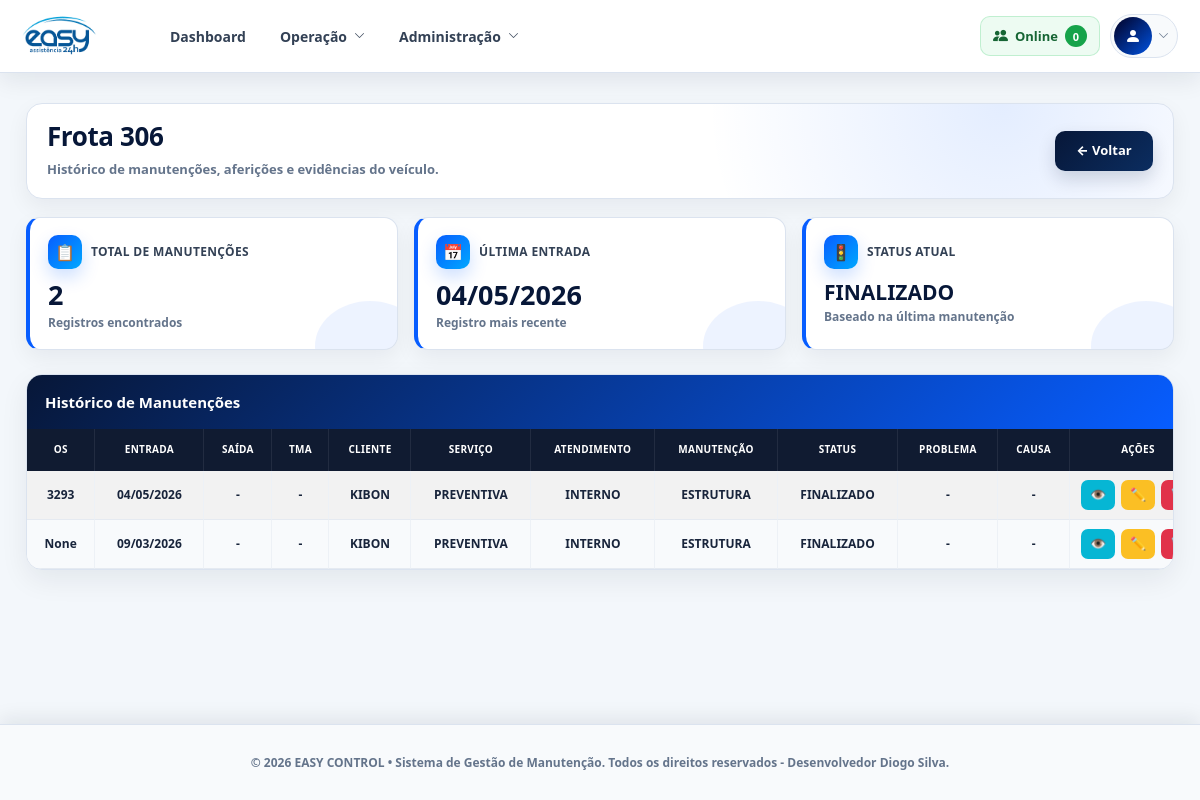
Page /frotas/306 (signed in) on the committed database.
### models/manutencao.py (models this page shows)
class Manutencao(db.Model):
    __tablename__ = "manutencoes"
    id = db.Column(db.Integer, primary_key=True, autoincrement=True)
    data = db.Column(db.Date)
    data_saida = db.Column(db.Date)
    dtm = db.Column(db.Integer)
    numero_frota = db.Column(db.String)
    placa = db.Column(db.String(20))
    os = db.Column(db.String(50))
    bau = db.Column(db.String)
    tipo_veiculo = db.Column(db.String)
    tipo_servico = db.Column(db.String)
    tipo_atendimento = db.Column(db.String)
    tipo_manutencao = db.Column(db.String)
    status = db.Column(db.String)
    problema = db.Column(db.String)
    causa = db.Column(db.String)
    observacao = db.Column(db.String)
    cliente = db.Column(db.String)
    km_entrada = db.Column(db.String(50))
    km_imagem = db.Column(db.Text)
    imagens = db.Column(db.Text)
    video_url = db.Column(db.Text)
    video_public_id = db.Column(db.String(300))

### routes/frotas.py (the view)
@frotas_bp.route("/<veiculo>")
def detalhe_frota(veiculo):
    if not session.get("user_id"):
        return redirect("/login")
    veiculo = formatar_placa(veiculo)
    registros = aplicar_filtro_cliente(Manutencao.query).all()
    registros_filtrados = []
    tipo_identificador = "FROTA"
    for r in registros:
        ident = identificador_veiculo(r)
        if not ident:
            continue
        if ident["codigo"] == veiculo:
            registros_filtrados.append(r)
            tipo_identificador = ident["tipo"]
    registros = sorted(
        registros_filtrados,
        key=lambda x: parse_data_segura(x.data),
        reverse=True
    )
    for r in registros:
        ident = identificador_veiculo(r)
        identificador_afericao = ident["codigo"] if ident else None
        afericao_placa = buscar_afericao(identificador_afericao, r.os, "PLACA")
        afericao_ambiente = buscar_afericao(identificador_afericao, r.os, "AMBIENTE")
        r.placa_afericao = afericao_placa.afericao if afericao_placa else None
        r.placa_data_afericao = (
            afericao_placa.data_afericao.strftime("%d/%m/%Y")
            if afericao_placa and afericao_placa.data_afericao else None
        )
        r.placa_status = afericao_placa.status if afericao_placa else None
        r.placa_imagens = carregar_lista_imagens(afericao_placa.imagens) if afericao_placa else []
        r.ambiente_afericao = afericao_ambiente.afericao if afericao_ambiente else None
        r.ambiente_data_afericao = (
            afericao_ambiente.data_afericao.strftime("%d/%m/%Y")
            if afericao_ambiente and afericao_ambiente.data_afericao else None
        )
        r.ambiente_status = afericao_ambiente.status if afericao_ambiente else None
        r.ambiente_imagens = carregar_lista_imagens(afericao_ambiente.imagens) if afericao_ambiente else []
        r.imagens_lista = carregar_lista_imagens(r.imagens)
    return render_template(
        "frotas_detalhe.html",
        frota=veiculo,
        tipo_identificador=tipo_identificador,
        registros=registros
    )

### routes/frotas.py (called while the page is built, shortened)
def usuario_eh_admin_ou_gestao():
    return session.get("user_role") in ["admin", "gestao", "gestor"]

def normalizar_texto(valor):
    if valor is None:
        return None
    valor = str(valor).strip()
    if not valor:
        return None
    return " ".join(valor.split()).upper()

def aplicar_filtro_cliente(query):
    if usuario_eh_admin_ou_gestao():
        return query

def formatar_frota(valor):
    try:
        return str(int(float(valor)))
    except Exception:
        return None

def formatar_placa(valor):
    valor = normalizar_texto(valor)
    if not valor:
        return None
    return valor.replace("-", "").replace(" ", "")

def identificador_veiculo(registro):
    frota = formatar_frota(getattr(registro, "numero_frota", None))
    if frota:
        return {
            "codigo": frota,
            "tipo": "FROTA",
            "label": f"Frota {frota}",
            "classe": "frota-normal",
        }
    placa = formatar_placa(getattr(registro, "placa", None))
    if placa:
        return {
            "codigo": placa,
            "tipo": "PLACA",
            "label": f"Placa {placa}",
            "classe": "frota-placa",
        }
    return None

def carregar_lista_imagens(valor):
    try:
        lista = json.loads(valor) if valor else []
        return lista if isinstance(lista, list) else []
    except Exception:
        return []

def buscar_afericao(identificador, os, tipo_termometro):
    if not identificador or not os:
        return None
    return AfericaoTermometro.query.filter_by(
        numero_frota=str(identificador).strip(),
        os=str(os).strip(),
        tipo_termometro=tipo_termometro
    ).first()

def parse_data_segura(data):
    if not data:
        return datetime.min
    if isinstance(data, datetime):
        return data
    try:
        return datetime.strptime(str(data), "%Y-%m-%d")
    except Exception:
        return datetime.min

### templates/frotas_detalhe.html (shortened to what this page needs)
{% extends "base.html" %}
{% block content %}
<div class="frota-detalhe-page">
<div class="frota-detalhe-header">
  <div>
    <h3 class="mb-1">{% if tipo_identificador == "PLACA" %}Placa{% else %}Frota{% endif %} {{ frota }}</h3>
    <small class="text-muted">
      Histórico de manutenções, aferições e evidências do veículo.
    </small>
  </div>
  <a href="/frotas/" class="frota-detalhe-voltar">
    ← Voltar
  </a>
</div>
<div class="row g-3 mb-4 frota-detalhe-kpis">
  <div class="col-md-4">
    <div class="frota-resumo-card">
      <div class="frota-resumo-top">
        <span class="frota-resumo-icon">📋</span>
        <span>Total de Manutenções</span>
      </div>
      <div class="frota-resumo-value">{{ registros|length }}</div>
      <div class="frota-resumo-desc">Registros encontrados</div>
    </div>
  </div>
  <div class="col-md-4">
    <div class="frota-resumo-card">
      <div class="frota-resumo-top">
        <span class="frota-resumo-icon">📅</span>
        <span>Última Entrada</span>
      </div>
      <div class="frota-resumo-value">
        {% if registros %}
          {{ registros[0].data.strftime('%d/%m/%Y') if registros[0].data else '-' }}
        {% else %}
          -
        {% endif %}
      </div>
      <div class="frota-resumo-desc">Registro mais recente</div>
    </div>
  </div>
  <div class="col-md-4">
    <div class="frota-resumo-card">
      <div class="frota-resumo-top">
        <span class="frota-resumo-icon">🚦</span>
        <span>Status Atual</span>
      </div>
      <div class="frota-resumo-value frota-status-value">
        {% if registros %}
          {{ registros[0].status or '-' }}
        {% else %}
          -
        {% endif %}
      </div>
      <div class="frota-resumo-desc">Baseado na última manutenção</div>
    </div>
  </div>
</div>
<section class="x-card frota-historico-card">
  <h5>Histórico de Manutenções</h5>
  {% if registros %}
    <div class="table-responsive">
      <table class="table table-striped table-hover align-middle">
        <thead>
          <tr>
            <th>OS</th>
            <th>Entrada</th>
            <th>Saída</th>
            <th>TMA</th>
            <th>Cliente</th>
            <th>Serviço</th>
            <th>Atendimento</th>
            <th>Manutenção</th>
            <th>Status</th>
            <th>Problema</th>
            <th>Causa</th>
            <th>Ações</th>
          </tr>
        </thead>
        <tbody>
          {% for m in registros %}
            <tr>
              <td>{{ m.os or '-' }}</td>
              <td>{{ m.data.strftime('%d/%m/%Y') if m.data else '-' }}</td>
              <td>{{ m.data_saida.strftime('%d/%m/%Y') if m.data_saida else '-' }}</td>
              <td>{{ m.dtm if m.dtm is not none else '-' }}</td>
              <td>{{ m.cliente or '-' }}</td>
              <td>{{ m.tipo_servico or '-' }}</td>
              <td>{{ m.tipo_atendimento or '-' }}</td>
              <td>{{ m.tipo_manutencao or '-' }}</td>
              <td>{{ m.status or '-' }}</td>
              <td class="obs-col">{{ m.problema or '-' }}</td>
              <td class="obs-col">{{ m.causa or '-' }}</td>
              <td>
                <div class="d-flex gap-1">
                  <button
                    class="btn btn-info btn-sm"
                    onclick='abrirModalFrota(
                      {{ m.cliente|tojson }},
                      {{ (m.numero_frota or m.placa)|tojson }},
                      {{ m.os|tojson }},
                      {{ m.tipo_servico|tojson }},
                      {{ m.tipo_atendimento|tojson }},
                      {{ m.tipo_manutencao|tojson }},
                      {{ m.status|tojson }},
                      {{ m.problema|tojson }},
                      {{ m.causa|tojson }},
                      {{ m.observacao|tojson }},
                      {{ m.placa_afericao|tojson }},
                      {{ m.placa_data_afericao|tojson }},
                      {{ m.placa_status|tojson }},
                      {{ m.ambiente_afericao|tojson }},
                      {{ m.ambiente_data_afericao|tojson }},
                      {{ m.ambiente_status|tojson }},
                      {{ m.imagens_lista|tojson }},
                      {{ m.placa_imagens|tojson }},
                      {{ m.ambiente_imagens|tojson }},
                      {{ m.video_url|tojson }}
                    )'>
                    👁
                  </button>
                  {% if session.get("user_role") in ["admin", "gestao", "gestor"] %}
                    <a href="/manutencoes/editar/{{ m.id }}" class="btn btn-warning btn-sm">
                      ✏️
                    </a>
                    <a href="/manutencoes/excluir/{{ m.id }}"
                       class="btn btn-danger btn-sm"
                       onclick="return confirm('Tem certeza que deseja excluir esta manutenção?')">
                    </a>
                  {% endif %}
                </div>
              </td>
            </tr>
          {% endfor %}
        </tbody>
      </table>
    </div>
  {% else %}
    <div class="text-muted">
      Nenhuma manutenção encontrada para esta frota.
    </div>
  {% endif %}
</section>
</div>
{% endblock %}

### static/css/organized/00-login.css (style rules this page uses)
:root { --easy-primary: #0d3b66; --easy-primary-strong: #082746; --easy-secondary: #1d8cf8; --easy-text: #ffffff; --easy-muted: rgba(255, 255, 255, 0.78); --easy-border: rgba(255, 255, 255, 0.24); --easy-card: rgba(7, 25, 44, 0.72); --easy-card-hover: rgba(7, 25, 44, 0.82); }
* { box-sizing: border-box; }
html, body { width: 100%; min-height: 100%; }

### rows in the picture
Manutencao: data "04/05/2026", status "FINALIZADO", os "3293", data_saida "-", dtm "-", cliente "KIBON", tipo_servico "PREVENTIVA", tipo_atendimento "INTERNO", tipo_manutencao "ESTRUTURA", problema "-", causa "-"
Manutencao: os "None", data "09/03/2026", data_saida "-", dtm "-", cliente "KIBON", tipo_servico "PREVENTIVA", tipo_atendimento "INTERNO", tipo_manutencao "ESTRUTURA", status "FINALIZADO", problema "-", causa "-"

### other values in the picture
{{ frota }} "306"
{{ registros|length }} "2"
